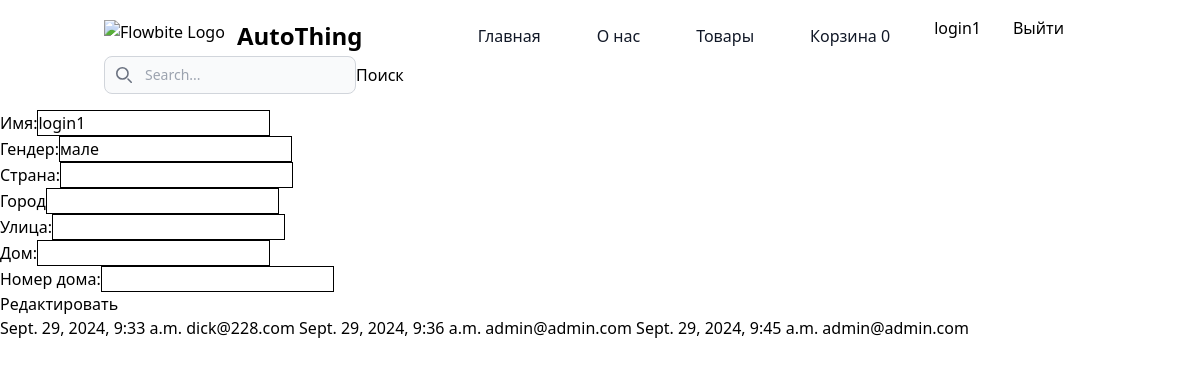
The app's page /practic13/profile (signed in), older data.
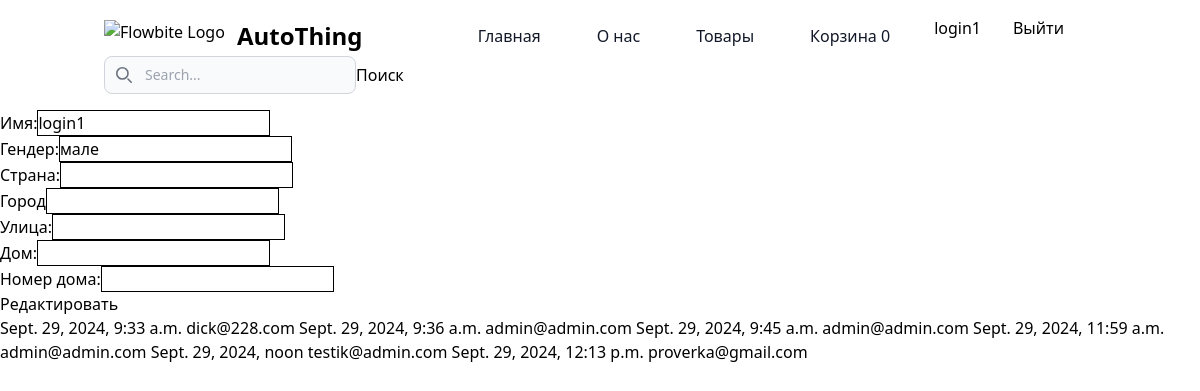
The same page, newer data.
### practic13/models.py (models this page shows)
class Profile(models.Model):
    user= models.OneToOneField(User, on_delete= models.CASCADE)
    gender= models.CharField(choices=Gender, blank=True, max_length=20)
    country= models.CharField(max_length=100, blank=True)
    city= models.CharField(max_length=100, blank=True)
    street= models.CharField(max_length=100, blank=True)
    house= models.CharField(max_length=100, blank=True)
    apartament_number= models.CharField(max_length=100, blank=True)

### practic15/models.py (models this page shows, shortened)
class Order(models.Model):
    customer_user = models.ForeignKey(User, on_delete=models.CASCADE)
    customer_email = models.EmailField()
    order_date = models.DateTimeField(auto_now_add=True)
    status = models.CharField(max_length = 50, choices=PaymentStatus)
    paid = models.BooleanField(default=False)

### practic13/views.py (the view, shortened to what this page needs)
# urls.py: path('profile', profile_view, name='profile'),
@login_required(login_url='login')
def profile_view(req:HttpRequest):
    user = Profile.objects.select_related('user').get(user=req.user)
    orders = Order.objects.select_related('customer_user').all()
    return render(req, 'pr13_profile.html', context={
        'user':user,
        'user': user,
        'orders': orders
    })

### core/context_processor.py (called while the page is built)
def cart(req):
    return {'cart' : CartSession(req.session),}

### practic14/cart.py (called while the page is built)
    def __len__(self):
        return sum(item['quantity'] for item in self.cart.values())

### templates/pr13_profile.html (shortened to what this page needs)
{% extends "pr7_layout.html" %} {% block content%}
<form method="post">
  <ul>
    <li>
      Имя:<input
        style="border: 1px solid black"
        type="text"
        value="{{user.user.username}}"
      />
    </li>
    <li>
      Гендер:<input
        name="gender"
        style="border: 1px solid black"
        type="text"
        value="{{user.gender}}"
      />
    </li>
    <li>
      Cтрана:<input
        name="country"
        style="border: 1px solid black"
        type="text"
        value="{{user.country}}"
      />
    </li>
    <li>
      Город<input
        name="city"
        style="border: 1px solid black"
        type="text"
        value="{{user.city}}"
      />
    </li>
    <li>
      Улица:<input
        name="street"
        style="border: 1px solid black"
        type="text"
        value="{{user.street}}"
      />
    </li>
    <li>
      Дом:<input
        name="house"
        style="border: 1px solid black"
        type="text"
        value="{{user.house}}"
      />
    </li>
    <li>
      Номер дома:<input
        name="apartment_number"
        style="border: 1px solid black"
        type="text"
        value="{{user.apartament_number}}"
      />
    </li>
  </ul>
  <button type="submit">Редактировать</button>
</form>
<div style="display: flex; flex-direction: column">
  <div>
    {% for i in orders %} {{ i.order_date }} {{ i.customer_email }} {%endfor%}
  </div>
</div>
{%endblock%}

### templates/pr7_layout.html (shortened to what this page needs)
<!DOCTYPE html>
<html lang="en">
<head>
    <script src="https://cdn.tailwindcss.com"></script>
</head>
<body>
<nav class="bg-white border-gray-200 dark:bg-gray-900">
    <div class="container flex flex-wrap items-center justify-between mx-auto p-4">
    <a href="{%url 'mainPage' %}" class="flex items-center space-x-3 rtl:space-x-reverse">
        <img src="https://flowbite.com/docs/images/logo.svg" class="h-8" alt="Flowbite Logo" />
        <span class="self-center text-2xl font-semibold whitespace-nowrap dark:text-white">AutoThing</span>
    </a>
    <div class="flex md:order-2">
      <div class="relative hidden md:block">
        <div class="absolute inset-y-0 start-0 flex items-center ps-3 pointer-events-none">
        </div>
        <form action="{%url 'search'%}" class="flex">
          <input type="text" name="search" class="block w-full p-2 ps-10 text-sm text-gray-900 border border-gray-300 rounded-lg bg-gray-50 focus:ring-blue-500 focus:border-blue-500 dark:bg-gray-700 dark:border-gray-600 dark:placeholder-gray-400 dark:text-white dark:focus:ring-blue-500 dark:focus:border-blue-500" placeholder="Search...">
          <button type="submit">Поиск</button>
        </form>
      </div>
    </div>
      <div class="items-center justify-between hidden w-full md:flex md:w-auto md:order-1" id="navbar-search">
        <ul class="flex flex-col p-4 md:p-0 mt-4 font-medium border border-gray-100 rounded-lg bg-gray-50 md:space-x-8 rtl:space-x-reverse md:flex-row md:mt-0 md:border-0 md:bg-white dark:bg-gray-800 md:dark:bg-gray-900 dark:border-gray-700">
          <li>
            <a href="{%url 'mainPage' %}" class="block py-2 px-3 text-gray-900 rounded hover:bg-gray-100 " aria-current="page">Главная</a>
          </li>
          <li>
            <a href="/practic7/about/" class="block py-2 px-3 text-gray-900 rounded hover:bg-gray-100">О нас</a>
          </li>
          <li>
            <a href="/practic7/products/" class="block py-2 px-3 text-gray-900 rounded hover:bg-gray-100">Товары</a>
          </li>
          <li>
            <a href="{%url 'cart_detail'%}" class="block py-2 px-3 text-gray-900 rounded hover:bg-gray-100">Корзина {{cart | length}}</a>
          </li>
          <p>
          {{request.user}}
            <form action="{%url 'logout'%}" method="POST">
            <button>Выйти</button>
          </form>
          </p>
        </ul>
      </div>
    </div>
  </nav>
  {% block content%}
  {%endblock%}
</body>
</html>

Row changes from the older to the newer data that the page shows:
added Order: order_date "Sept. 29, 2024, 11:59 a.m.", customer_email "admin@admin.com"
added Order: order_date "Sept. 29, 2024, noon", customer_email "testik@admin.com"
added Order: order_date "Sept. 29, 2024, 12:13 p.m.", customer_email "proverka@gmail.com"
